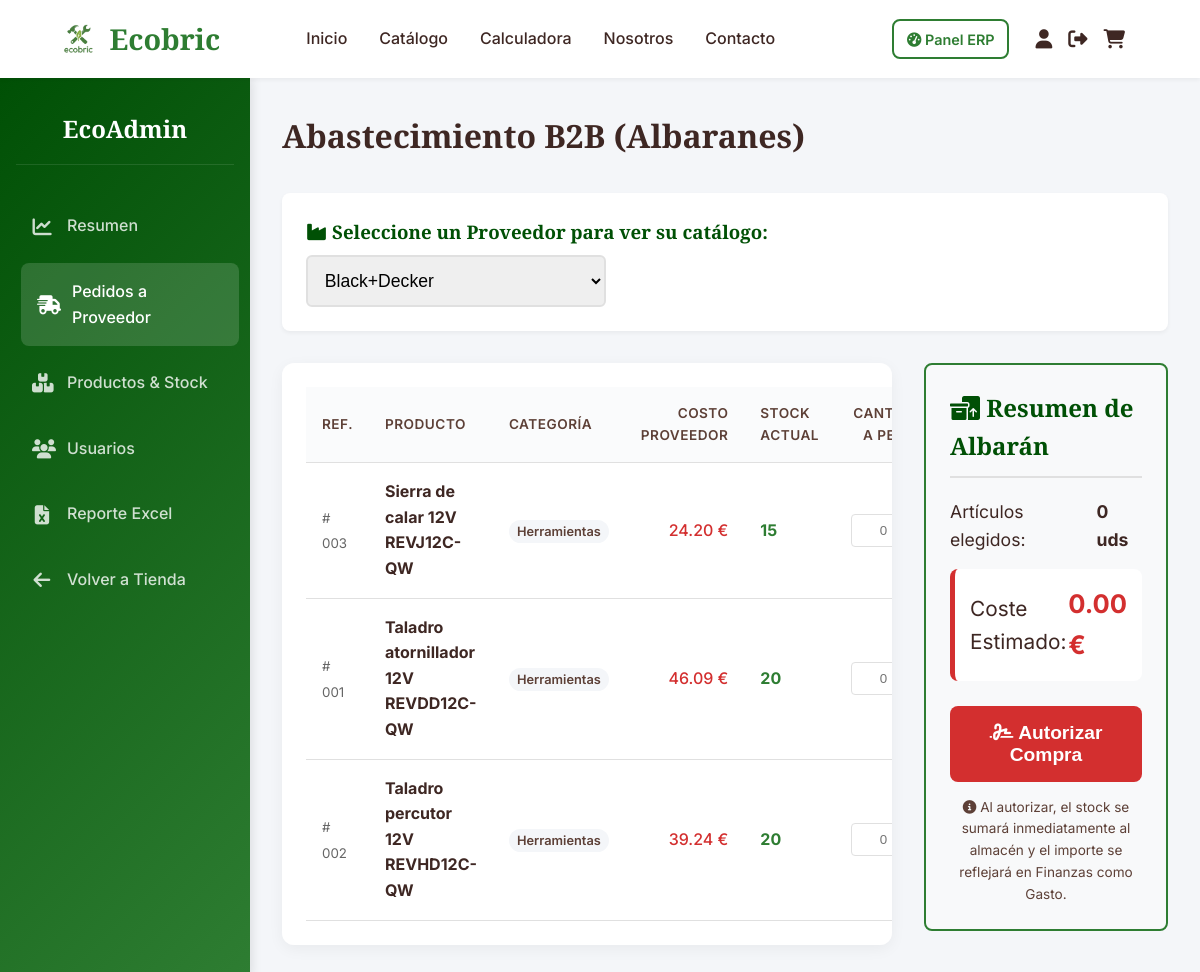
Screenshot of /paginas/admin_compras_proveedor.php (signed in) with the database file from the repository.
### tables this page shows
CREATE TABLE `productos` (
  `id` int(11) NOT NULL,
  `categoria_id` int(11) NOT NULL,
  `nombre` varchar(150) NOT NULL,
  `descripcion` text DEFAULT NULL,
  `precio` decimal(10,2) NOT NULL,
  `stock` int(11) NOT NULL DEFAULT 0,
  `es_calculable_volumen` tinyint(1) DEFAULT 0,
  `rendimiento_por_m3` decimal(10,2) DEFAULT NULL COMMENT 'Rendimiento o unidades por m3, usado en la calculadora de volumen',
  `url_imagen` varchar(255) DEFAULT NULL,
  `creado_en` timestamp NOT NULL DEFAULT current_timestamp()
);

CREATE TABLE `categorias` (
  `id` int(11) NOT NULL,
  `nombre` varchar(100) NOT NULL,
  `descripcion` text DEFAULT NULL
);

CREATE TABLE `producto_proveedor` (
  `producto_id` int(11) NOT NULL,
  `proveedor_id` int(11) NOT NULL,
  `precio_suministro` decimal(10,2) NOT NULL
);

### paginas/admin_compras_proveedor.php (the view, shortened to what this page needs)
<?php
require_once '../config/db.php';
$stmtProv = $pdo->query("SELECT id, nombre_empresa FROM proveedores ORDER BY nombre_empresa");
$proveedores = $stmtProv->fetchAll();
$proveedor_seleccionado = isset($_GET['prov_id']) ? intval($_GET['prov_id']) : (count($proveedores) > 0 ? $proveedores[0]['id'] : 0);
$productos_proveedor = [];
if ($proveedor_seleccionado > 0) {
    $stmtProd = $pdo->prepare("SELECT p.id, p.nombre, p.stock, c.nombre as categoria, pp.precio_suministro
                               FROM productos p
                               JOIN producto_proveedor pp ON p.id = pp.producto_id
                               JOIN categorias c ON p.categoria_id = c.id
                               WHERE pp.proveedor_id = ?
                               ORDER BY c.nombre, p.nombre");
    $stmtProd->execute([$proveedor_seleccionado]);
    $productos_proveedor = $stmtProd->fetchAll();
}
?>
<!DOCTYPE html>
<html lang="es">
<head>
    <link rel="stylesheet" href="https://cdnjs.cloudflare.com/ajax/libs/font-awesome/6.4.0/css/all.min.css">
    <link rel="stylesheet" href="../css/styles.css?v=<?php echo time(); ?>">
    <link rel="stylesheet" href="../css/admin.css?v=<?php echo time(); ?>">
</head>
<body>
    <?php include '../includes/header.php'; ?>
    <div class="admin-dashboard">
        <aside class="admin-sidebar">
            <div class="admin-sidebar-header">
                <h2>EcoAdmin</h2>
            </div>
            <ul class="admin-nav">
                <li><a href="admin_dashboard.php"><i class="fa-solid fa-chart-line"></i> Resumen</a></li>
                <li><a href="admin_compras_proveedor.php" class="active"><i class="fa-solid fa-truck-fast"></i> Pedidos
                        a Proveedor</a></li>
                <li><a href="admin_productos.php"><i class="fa-solid fa-boxes-stacked"></i> Productos & Stock</a></li>
                <li><a href="admin_usuarios.php"><i class="fa-solid fa-users"></i> Usuarios</a></li>
                <li><a href="#" id="btn-export-excel-modal"><i class="fa-solid fa-file-excel"></i> Reporte Excel</a>
                </li>
                <li><a href="../index.php"><i class="fa-solid fa-arrow-left"></i> Volver a Tienda</a></li>
            </ul>
        </aside>
        <main class="admin-content">
            <div class="admin-header">
                <h1>Abastecimiento B2B (Albaranes)</h1>
            </div>
            <div class="supplier-selector">
                <div style="flex-grow: 1;">
                    <h3 style="margin-bottom: 0.5rem; color: var(--primary-dark);"><i class="fa-solid fa-industry"></i>
                        Seleccione un Proveedor para ver su catálogo:</h3>
                    <form method="GET" action="" style="display: flex; gap: 10px;">
                        <select name="prov_id" class="search-bar"
                            style="max-width: 400px; padding: 0.8rem; font-size: 1.1rem; border: 2px solid var(--border-color); border-radius: 6px;"
                            onchange="this.form.submit()">
                            <?php foreach ($proveedores as $prov): ?>
                                <option value="<?php echo $prov['id']; ?>" <?php echo $prov['id'] == $proveedor_seleccionado ? 'selected' : ''; ?>>
                                    <?php echo htmlspecialchars($prov['nombre_empresa']); ?>
                                </option>
                            <?php endforeach; ?>
                        </select>
                    </form>
                </div>
            </div>
            <?php if ($proveedor_seleccionado > 0 && count($productos_proveedor) > 0): ?>
                <form method="POST" action="" id="massOrderForm">
                    <div style="display: grid; grid-template-columns: 2.5fr 1fr; gap: 2rem; align-items: start;">
                        <div class="admin-panel-section" style="margin: 0;">
                            <table class="admin-table">
                                <thead style="background: var(--primary-dark); color: white;">
                                    <tr>
                                        <th>Ref.</th>
                                        <th>Producto</th>
                                        <th>Categoría</th>
                                        <th style="text-align: right;">Costo Proveedor</th>
                                        <th>Stock Actual</th>
                                        <th style="text-align: center;">Cantidad a Pedir</th>
                                    </tr>
                                </thead>
                                <tbody>
                                    <?php foreach ($productos_proveedor as $p): ?>
                                        <tr>
                                            <td><small style="color: #666;">#
                                                    <?php echo str_pad($p['id'], 3, "0", STR_PAD_LEFT); ?>
                                                </small></td>
                                            <td><strong>
                                                    <?php echo htmlspecialchars($p['nombre']); ?>
                                                </strong></td>
                                            <td><span class="status-badge" style="background:#f4f6f9; color:var(--text-muted);">
                                                    <?php echo htmlspecialchars($p['categoria']); ?>
                                                </span></td>
                                            <td style="text-align: right; color: #d32f2f; font-weight: 500;">
                                                <?php echo number_format($p['precio_suministro'], 2); ?> €
                                            </td>
                                            <td>
                                                <?php if ($p['stock'] < 5): ?>
                                                    <span style="color:var(--danger); font-weight:bold;"><i
                                                            class="fa-solid fa-warning"></i>
                                                        <?php echo $p['stock']; ?>
                                                    </span>
                                                <?php else: ?>
                                                    <span style="color:var(--primary-color); font-weight:bold;">
                                                        <?php echo $p['stock']; ?>
                                                    </span>
                                                <?php endif; ?>
                                            </td>
                                            <td style="text-align: center;">
                                                <input type="number" name="cantidades[<?php echo $p['id']; ?>]"
                                                    id="cant_<?php echo $p['id']; ?>" class="qty-input" min="0" value=""
                                                    placeholder="0" oninput="calculateTotal()">
                                            </td>
                                        </tr>
                                    <?php endforeach; ?>
                                </tbody>
                            </table>
                        </div>
                        <div class="order-cart">
                            <h2
                                style="color: var(--primary-dark); border-bottom: 2px solid #e0e0e0; padding-bottom: 10px; margin-bottom: 20px;">
                                <i class="fa-solid fa-boxes-packing"></i> Resumen de Albarán
                            </h2>
                            <div
                                style="margin-bottom: 15px; font-size: 1.1rem; display: flex; justify-content: space-between;">
                                <span>Artículos elegidos:</span>
                                <strong id="summary-items">0 uds</strong>
                            </div>
                            <div
                                style="margin-bottom: 25px; font-size: 1.3rem; display: flex; justify-content: space-between; align-items: center; background: white; padding: 15px; border-radius: 8px; border-left: 5px solid #d32f2f;">
                                <span>Coste Estimado:</span>
                                <strong id="summary-cost" style="color: #d32f2f; font-size: 1.6rem;">0.00 €</strong>
                            </div>
                            <button type="submit" class="btn btn-primary" id="btn-submit-order"
                                style="width: 100%; font-size: 1.2rem; padding: 1rem; background-color: #d32f2f; border-color: #b71c1c;"
                                disabled>
                                <i class="fa-solid fa-signature"></i> Autorizar Compra
                            </button>
                            <p style="text-align: center; color: var(--text-muted); font-size: 0.85rem; margin-top: 15px;">
                                <i class="fa-solid fa-info-circle"></i> Al autorizar, el stock se sumará inmediatamente al
                                almacén y el importe se reflejará en Finanzas como Gasto.
                            </p>
                        </div>
                    </div>
                </form>
            <?php endif; ?>
        </main>
    </div>
</body>
</html>

### css/styles.css (style rules this page uses)
:root { --primary-color: #2e7d32; --primary-light: #60ad5e; --primary-dark: #005005; --accent-color: #8d6e63; --bg-light: #f9fbe7; --text-dark: #3e2723; --text-muted: #5d4037; --white: #ffffff; --danger: #d32f2f; --warning: #fbc02d; --border-color: #e0e0e0; --font-heading: 'Playfair Display', serif; --font-body: 'Inter', sans-serif; --shadow-sm: 0 2px 4px rgba(0, 0, 0, 0.05); --shadow-md: 0 4px 8px rgba(0, 0, 0, 0.1); --shadow-lg: 0 10px 20px rgba(0, 0, 0, 0.15); --border-radius: 8px; --transition: all 0.3s ease; }
* { margin: 0; padding: 0; box-sizing: border-box; }
body { font-family: var(--font-body); color: var(--text-dark); background-color: var(--bg-light); line-height: 1.6; display: flex; flex-direction: column; min-height: 100vh; }
h1, h2, h3, h4, h5, h6 { font-family: var(--font-heading); color: var(--primary-dark); margin-bottom: 1rem; }
a { color: var(--primary-color); text-decoration: none; transition: var(--transition); }
.btn { display: inline-block; padding: 0.8rem 1.5rem; border-radius: var(--border-radius); font-weight: 600; cursor: pointer; text-align: center; border: none; transition: var(--transition); }
.btn-primary { background-color: var(--primary-color); color: var(--white); }

### css/admin.css (style rules this page uses)
.admin-dashboard { display: grid; grid-template-columns: 250px 1fr; min-height: calc(100vh - 80px); background-color: #f4f6f9; }
.admin-sidebar { background: linear-gradient(135deg, var(--primary-dark) 0%, var(--primary-color) 100%); color: white; padding: 2rem 1rem; box-shadow: 2px 0 10px rgba(0, 0, 0, 0.1); }
.admin-sidebar-header { text-align: center; margin-bottom: 2rem; padding-bottom: 1rem; border-bottom: 1px solid rgba(255, 255, 255, 0.1); }
.admin-sidebar-header h2 { color: white; font-size: 1.5rem; margin: 0; }
.admin-nav { list-style: none; padding: 0; }
.admin-nav li { margin-bottom: 0.5rem; }
.admin-nav a { display: flex; align-items: center; gap: 15px; color: rgba(255, 255, 255, 0.8); text-decoration: none; padding: 1rem; border-radius: 8px; font-weight: 500; transition: all 0.3s ease; }
.admin-nav a:hover, .admin-nav a.active { background-color: rgba(255, 255, 255, 0.15); color: white; transform: translateX(5px); }
.admin-nav a i { width: 20px; text-align: center; font-size: 1.2rem; }
.admin-content { padding: 2rem; overflow-y: auto; }
.admin-header { display: flex; justify-content: space-between; align-items: center; margin-bottom: 2rem; }
.admin-header h1 { font-size: 2rem; color: var(--text-dark); margin: 0; }
.admin-panel-section { background: white; border-radius: 12px; box-shadow: 0 4px 15px rgba(0, 0, 0, 0.05); padding: 1.5rem; margin-bottom: 2rem; overflow-x: auto; }
.search-bar { position: relative; width: 300px; }
.admin-table { width: 100%; border-collapse: collapse; }
.admin-table th, .admin-table td { padding: 1rem; text-align: left; border-bottom: 1px solid var(--border-color); }
.admin-table th { background-color: #fafbfc; font-weight: 600; color: var(--text-muted); text-transform: uppercase; font-size: 0.85rem; letter-spacing: 0.5px; }
.status-badge { padding: 4px 8px; border-radius: 12px; font-size: 0.8rem; font-weight: 600; }

### paginas/admin_compras_proveedor.php (style rules this page uses)
.supplier-selector { background: white; padding: 1.5rem; border-radius: var(--border-radius); box-shadow: var(--shadow-sm); margin-bottom: 2rem; display: flex; align-items: center; gap: 15px; }
.order-cart { position: sticky; top: 20px; background: #f8f9fa; border: 2px solid var(--primary-color); padding: 1.5rem; border-radius: var(--border-radius); }
.qty-input { width: 80px; padding: 0.5rem; border: 1px solid var(--border-color); border-radius: 4px; text-align: center; }

### rows the page displays
productos: id "003", nombre "Sierra de calar 12V REVJ12C-QW", categoria.nombre "Herramientas", producto_proveedor.precio_suministro "24.20", stock "15"
productos: id "001", nombre "Taladro atornillador 12V REVDD12C-QW", categoria.nombre "Herramientas", producto_proveedor.precio_suministro "46.09", stock "20"
productos: id "002", nombre "Taladro percutor 12V REVHD12C-QW", categoria.nombre "Herramientas", producto_proveedor.precio_suministro "39.24", stock "20"

### other values shown
form field prov_id "Black+Decker"
